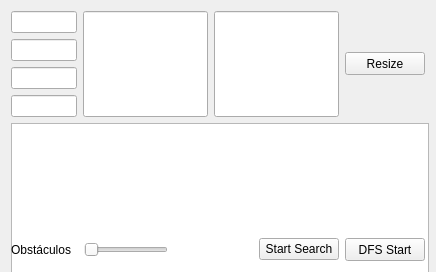
<?xml version="1.0" encoding="UTF-8"?>
<ui version="4.0">
 <class>MainWindow</class>
 <widget class="QMainWindow" name="MainWindow">
  <property name="geometry">
   <rect>
    <x>0</x>
    <y>0</y>
    <width>436</width>
    <height>272</height>
   </rect>
  </property>
  <property name="sizePolicy">
   <sizepolicy hsizetype="Preferred" vsizetype="Preferred">
    <horstretch>0</horstretch>
    <verstretch>0</verstretch>
   </sizepolicy>
  </property>
  <property name="minimumSize">
   <size>
    <width>436</width>
    <height>272</height>
   </size>
  </property>
  <property name="windowTitle">
   <string>Interfaz Cortacesped OP</string>
  </property>
  <widget class="QWidget" name="centralWidget">
   <property name="sizePolicy">
    <sizepolicy hsizetype="Minimum" vsizetype="Minimum">
     <horstretch>0</horstretch>
     <verstretch>0</verstretch>
    </sizepolicy>
   </property>
   <layout class="QGridLayout" name="gridLayout_4">
    <item row="1" column="0">
     <widget class="QGraphicsView" name="graphicsView">
      <property name="sizePolicy">
       <sizepolicy hsizetype="Expanding" vsizetype="Expanding">
        <horstretch>0</horstretch>
        <verstretch>0</verstretch>
       </sizepolicy>
      </property>
      <property name="minimumSize">
       <size>
        <width>418</width>
        <height>192</height>
       </size>
      </property>
     </widget>
    </item>
    <item row="0" column="0">
     <layout class="QHBoxLayout" name="horizontalLayout_4">
      <item>
       <layout class="QVBoxLayout" name="verticalLayout">
        <item>
         <widget class="QLineEdit" name="x1"/>
        </item>
        <item>
         <widget class="QLineEdit" name="y1"/>
        </item>
        <item>
         <widget class="QLineEdit" name="x2"/>
        </item>
        <item>
         <widget class="QLineEdit" name="y2"/>
        </item>
       </layout>
      </item>
      <item>
       <widget class="QLineEdit" name="ancho">
        <property name="sizePolicy">
         <sizepolicy hsizetype="Expanding" vsizetype="Ignored">
          <horstretch>0</horstretch>
          <verstretch>0</verstretch>
         </sizepolicy>
        </property>
        <property name="minimumSize">
         <size>
          <width>125</width>
          <height>23</height>
         </size>
        </property>
        <property name="alignment">
         <set>Qt::AlignRight|Qt::AlignTrailing|Qt::AlignVCenter</set>
        </property>
       </widget>
      </item>
      <item>
       <widget class="QLineEdit" name="alto">
        <property name="sizePolicy">
         <sizepolicy hsizetype="Expanding" vsizetype="Ignored">
          <horstretch>0</horstretch>
          <verstretch>0</verstretch>
         </sizepolicy>
        </property>
        <property name="minimumSize">
         <size>
          <width>125</width>
          <height>23</height>
         </size>
        </property>
        <property name="layoutDirection">
         <enum>Qt::LeftToRight</enum>
        </property>
        <property name="alignment">
         <set>Qt::AlignRight|Qt::AlignTrailing|Qt::AlignVCenter</set>
        </property>
       </widget>
      </item>
      <item>
       <widget class="QPushButton" name="resize">
        <property name="sizePolicy">
         <sizepolicy hsizetype="Expanding" vsizetype="Fixed">
          <horstretch>0</horstretch>
          <verstretch>0</verstretch>
         </sizepolicy>
        </property>
        <property name="minimumSize">
         <size>
          <width>80</width>
          <height>23</height>
         </size>
        </property>
        <property name="text">
         <string>Resize</string>
        </property>
       </widget>
      </item>
     </layout>
    </item>
    <item row="2" column="0">
     <layout class="QHBoxLayout" name="horizontalLayout_5">
      <item>
       <layout class="QHBoxLayout" name="horizontalLayout_2">
        <item>
         <widget class="QLabel" name="label_3">
          <property name="sizePolicy">
           <sizepolicy hsizetype="Minimum" vsizetype="Maximum">
            <horstretch>0</horstretch>
            <verstretch>0</verstretch>
           </sizepolicy>
          </property>
          <property name="minimumSize">
           <size>
            <width>67</width>
            <height>15</height>
           </size>
          </property>
          <property name="text">
           <string>Obstáculos</string>
          </property>
          <property name="scaledContents">
           <bool>true</bool>
          </property>
         </widget>
        </item>
       </layout>
      </item>
      <item>
       <widget class="QSlider" name="Slider">
        <property name="sizePolicy">
         <sizepolicy hsizetype="Minimum" vsizetype="Fixed">
          <horstretch>0</horstretch>
          <verstretch>0</verstretch>
         </sizepolicy>
        </property>
        <property name="minimumSize">
         <size>
          <width>84</width>
          <height>15</height>
         </size>
        </property>
        <property name="orientation">
         <enum>Qt::Horizontal</enum>
        </property>
       </widget>
      </item>
      <item>
       <widget class="QLabel" name="v_slider">
        <property name="text">
         <string/>
        </property>
        <property name="alignment">
         <set>Qt::AlignLeading|Qt::AlignLeft|Qt::AlignVCenter</set>
        </property>
       </widget>
      </item>
      <item>
       <spacer name="horizontalSpacer">
        <property name="orientation">
         <enum>Qt::Horizontal</enum>
        </property>
        <property name="sizeHint" stdset="0">
         <size>
          <width>40</width>
          <height>20</height>
         </size>
        </property>
       </spacer>
      </item>
      <item>
       <widget class="QPushButton" name="pushButton">
        <property name="text">
         <string>Start Search</string>
        </property>
       </widget>
      </item>
      <item>
       <widget class="QPushButton" name="start">
        <property name="minimumSize">
         <size>
          <width>80</width>
          <height>23</height>
         </size>
        </property>
        <property name="text">
         <string>DFS Start</string>
        </property>
       </widget>
      </item>
     </layout>
    </item>
   </layout>
  </widget>
 </widget>
 <layoutdefault spacing="6" margin="11"/>
 <tabstops>
  <tabstop>ancho</tabstop>
  <tabstop>alto</tabstop>
  <tabstop>resize</tabstop>
  <tabstop>graphicsView</tabstop>
  <tabstop>start</tabstop>
  <tabstop>pushButton</tabstop>
  <tabstop>Slider</tabstop>
 </tabstops>
 <resources/>
 <connections/>
</ui>
